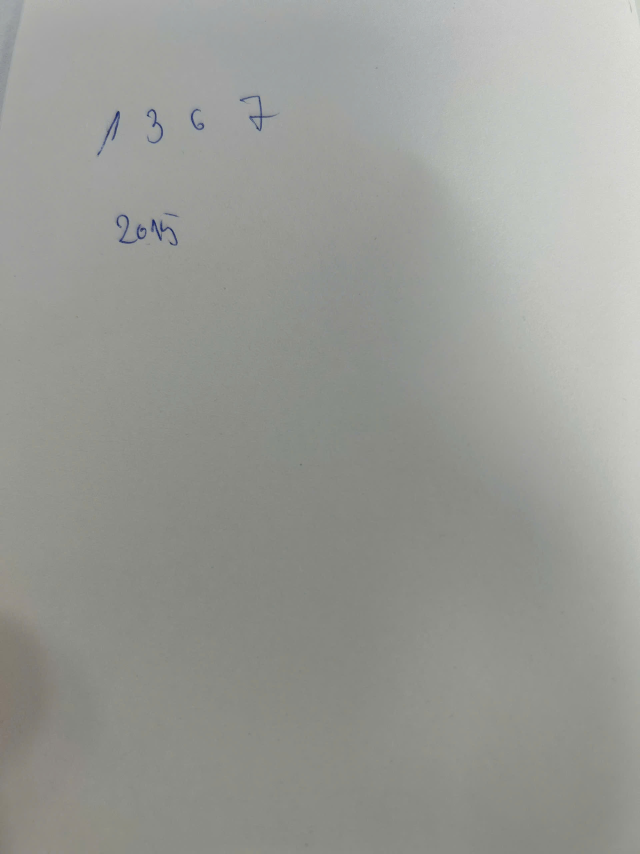
#> input picture abc.jpg, 1920 x 2560 px, found by its file name (shown at 1/3 size)
$ python aight.py
#> lines starting #> are read from the running program, lines starting #| are printed output that depends on the picture; after the words box and inside, x2 and y2 are one past the last pixel; in counts of white or black regions, pixels touching at a corner belong together
#> further down, img_bgr is the input picture: shape (2560, 1920, 3); mean B, G, R 149.7, 154.8, 153.4
#| [THÀNH CÔNG] Đã load ảnh: (2560, 1920, 3)
import cv2
import numpy as np

def robust_global_preprocessing(image_bgr):
    """
    Task 1 (Phase 1): Xử lý ảnh có độ chênh lệch ánh sáng cực gắt.
    Sử dụng Adaptive Thresholding thay cho Global Otsu.
    """
    # 1. Grayscale
    gray = cv2.cvtColor(image_bgr, cv2.COLOR_BGR2GRAY)

    # 2. Khử nhiễu mạnh tay (Gaussian Blur với kernel lớn)
    blurred = cv2.GaussianBlur(gray, (11, 11), 0)

    # 3. ADAPTIVE THRESHOLDING (Vũ khí bí mật trị bóng râm/chói sáng)
    binary_map = cv2.adaptiveThreshold(
        blurred,
        255,
        cv2.ADAPTIVE_THRESH_GAUSSIAN_C,
        cv2.THRESH_BINARY_INV,
        blockSize=51,
        C=15
    )
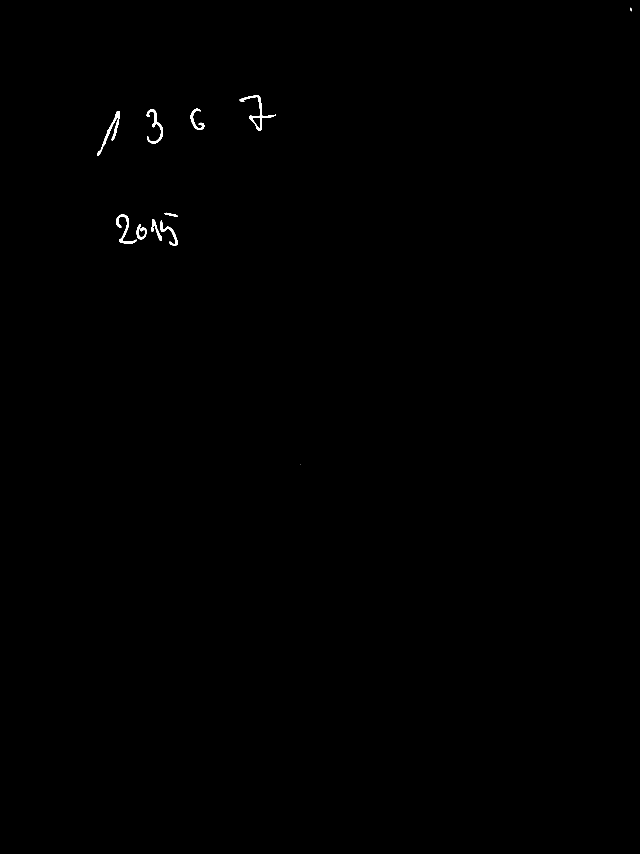
#> binary_map: shape (2560, 1920) (shown at 1/3 size); 0.16% white; 11 white regions (2 under 20 px), largest, box (x1, y1, x2, y2) and area: (719, 286, 828, 393) 1507, (291, 333, 359, 468) 1342, (348, 643, 411, 731) 1159

    # 4. Morphological Operations (Dọn dẹp tàn dư)
    kernel = np.ones((3,3), np.uint8)

    # Opening: Xóa các chấm trắng li ti còn sót lại
    cleaned_map = cv2.morphologyEx(binary_map, cv2.MORPH_OPEN, kernel, iterations=1)
#> cleaned_map: shape (2560, 1920); 0.16% white; 10 white regions, largest, box (x1, y1, x2, y2) and area: (719, 286, 824, 393) 1479, (308, 333, 359, 438) 1170, (349, 643, 410, 731) 1157

    # Dilation: Làm nét chữ đậm lên một chút
    final_map = cv2.dilate(cleaned_map, kernel, iterations=1)
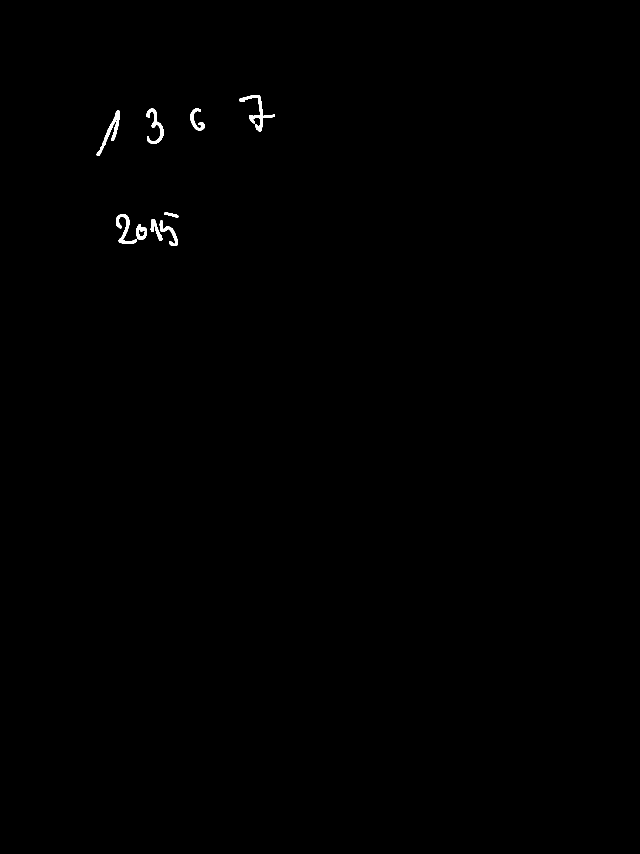
#> final_map: shape (2560, 1920) (shown at 1/3 size); 0.23% white; 9 white regions, largest, box (x1, y1, x2, y2) and area: (718, 285, 825, 394) 2116, (290, 332, 360, 468) 1918, (439, 326, 490, 432) 1646

    return final_map, gray

def resize_for_display(img, max_height=800):
    """Hàm phụ trợ: Thu nhỏ ảnh trên màn hình để dễ xem"""
#> called with max_height = 800
    h, w = img.shape[:2]
#> h = 2560; w = 1920
    if h > max_height:
        scale = max_height / h
#> scale = 0.312
        return cv2.resize(img, (int(w * scale), max_height), interpolation=cv2.INTER_AREA)
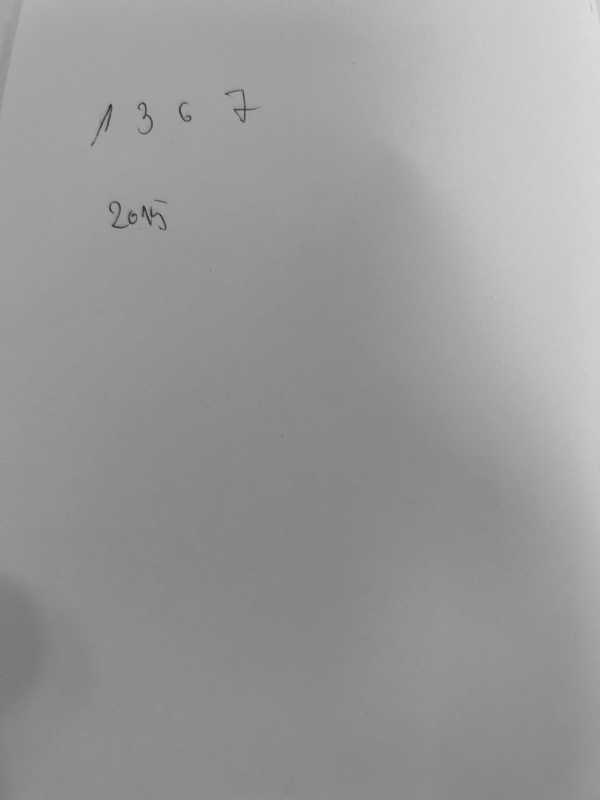
#> returned value: shape (800, 600); min 43, max 223, mean 153.8
    return img

# ==========================================
# PHẦN MAIN ĐỂ CHẠY TRÊN VS CODE
# ==========================================
if __name__ == "__main__":
    # ---> ĐIỀN TÊN FILE ẢNH CỦA BẠN VÀO ĐÂY <---
    # Ví dụ: "image_e8ff42.jpg"
    image_path = r"D:\Swinburne\Sem 8 - 2026\COS30018 - Intelligent Systems\Project MNIST\abc.jpg"

    # 1. Đọc ảnh từ file
    img_bgr = cv2.imread(image_path)

    if img_bgr is None:
        print(f"[LỖI] Không tìm thấy ảnh tại: '{image_path}'")
        print("Hãy chắc chắn ảnh đang nằm cùng thư mục với file code Python này.")
    else:
        print(f"[THÀNH CÔNG] Đã load ảnh: {img_bgr.shape}")

        # 2. Chạy hàm tiền xử lý Adaptive
        final_binary, original_gray = robust_global_preprocessing(img_bgr)

        # 3. Lưu kết quả ra file
        cv2.imwrite("1_gray.jpg", original_gray)
        cv2.imwrite("2_adaptive_binary.jpg", final_binary)
        print(">> Đã lưu 2 ảnh kết quả ra thư mục.")

        # 4. Hiển thị lên màn hình
        cv2.imshow("1. Original Gray", resize_for_display(original_gray))
        cv2.imshow("2. Robust Adaptive Binary", resize_for_display(final_binary))
#> call 2 of resize_for_display, with max_height = 800
#> in resize_for_display (call 2), `return cv2.resize(img, (int(w * scale), max_height), interpolation=cv2..`:
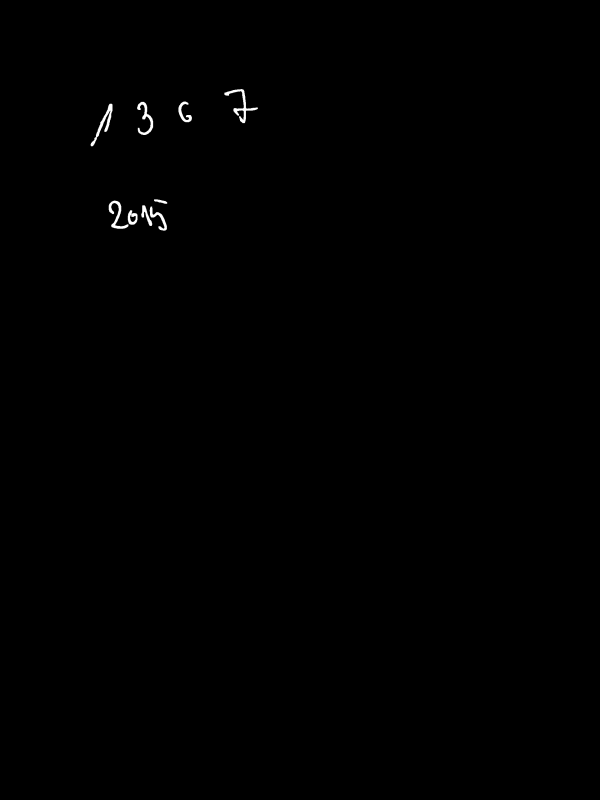
#> returned value: shape (800, 600); min 0, max 255, mean 0.6

        print(">> Bấm phím BẤT KỲ trên bàn phím để đóng cửa sổ ảnh.")
        cv2.waitKey(0)
        cv2.destroyAllWindows()

$ run again, with IMG_8851.JPG copied over abc.jpg
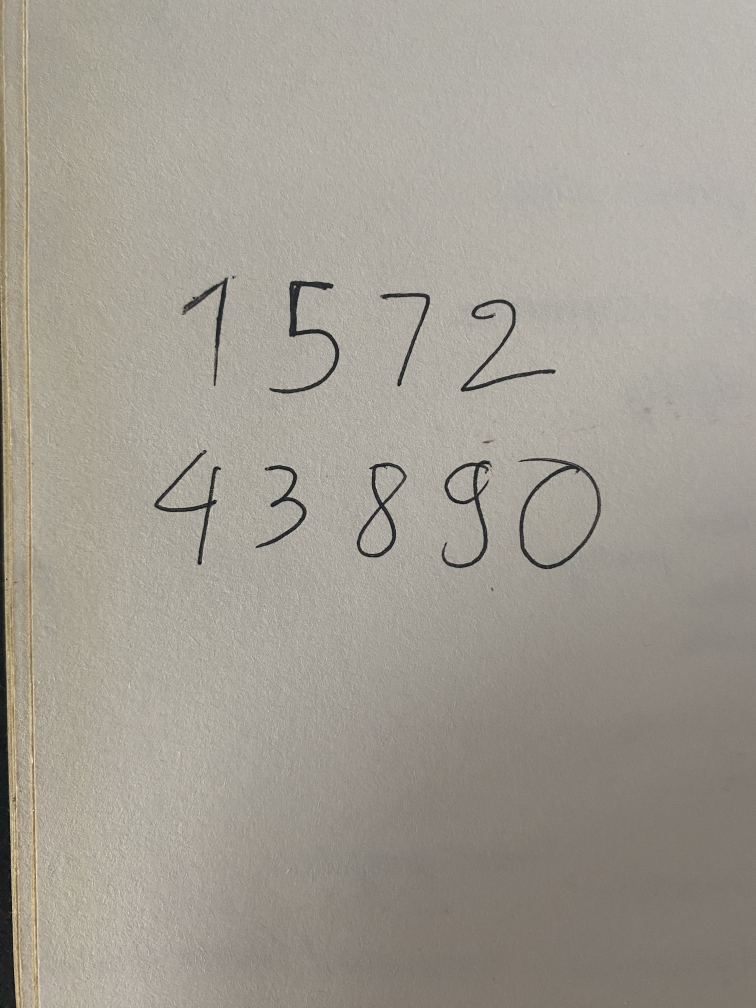
#> input picture IMG_8851.JPG, 3024 x 4032 px, found by its file name (shown at 1/4 size)
#> img_bgr is the input picture: shape (4032, 3024, 3); mean B, G, R 147.4, 157.3, 162.3
#| [THÀNH CÔNG] Đã load ảnh: (4032, 3024, 3)
#> in robust_global_preprocessing, `binary_map = cv2.adaptiveThreshold( blurred, 255, cv2.ADAPTIVE_THRESH_..`:
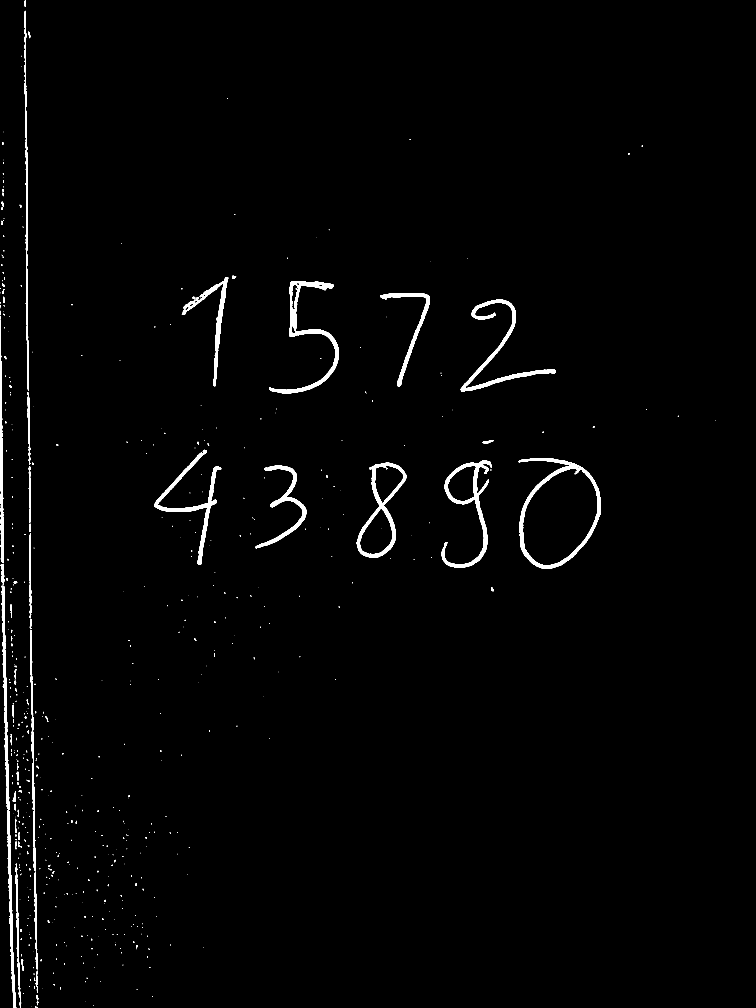
#> binary_map: shape (4032, 3024) (shown at 1/4 size); 1.4% white; 577 white regions (432 under 20 px), largest, box (x1, y1, x2, y2) and area: (2072, 1832, 2404, 2276) 17072, (1077, 1124, 1356, 1574) 15445, (1767, 1842, 1968, 2272) 14047
#> cleaned_map: shape (4032, 3024); 1.4% white; 235 white regions (99 under 20 px), largest, box (x1, y1, x2, y2) and area: (2073, 1832, 2404, 2276) 17008, (1077, 1124, 1356, 1574) 15430, (1767, 1842, 1968, 2272) 14039
#> final_map: shape (4032, 3024); 1.7% white; 222 white regions (1 under 20 px), largest, box (x1, y1, x2, y2) and area: (2072, 1831, 2405, 2277) 20554, (6, 2343, 66, 4032) 19657, (1076, 1123, 1357, 1575) 18223
#> in resize_for_display (call 2), `return cv2.resize(img, (int(w * scale), max_height), interpolation=cv2..`:
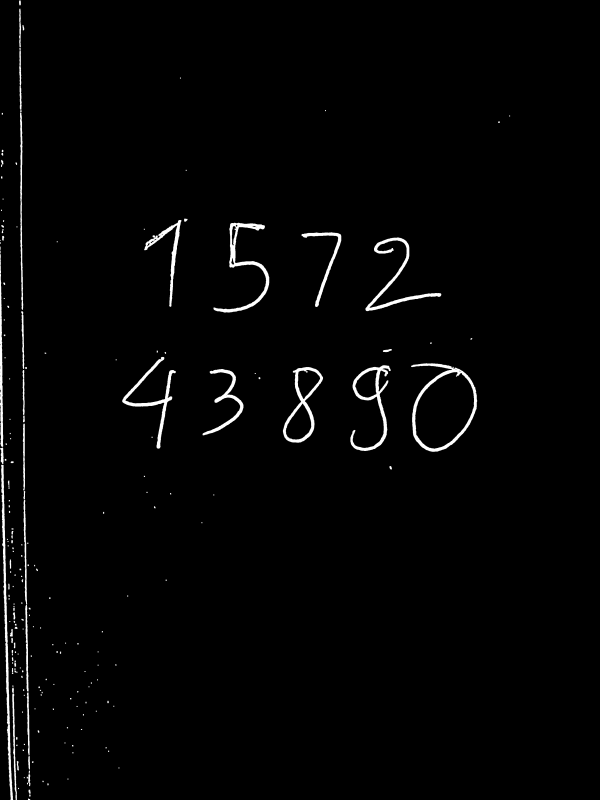
#> returned value: shape (800, 600); min 0, max 255, mean 4.4
